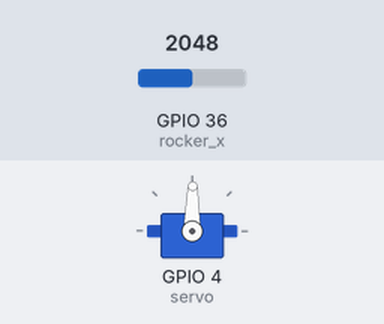
Simulated run of this program. Board: ESP32 board running MicroPython. Shown: servo. The test bench sets the inputs (shaded band); at power-on: GPIO 36 (rocker_x) = 2048 (analog values on the 0–4095 scale). Servo angles are drawn from the pulse width (0.5 ms = 0°, 2.5 ms = 180°).

Above: at 1.2 s.
1.3 s: GPIO 36 (rocker_x) set to 2866
At 2.4 s:
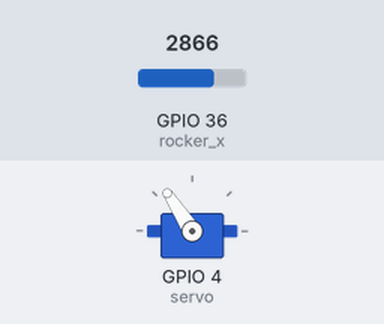
2.8 s: GPIO 36 (rocker_x) set to 3603
At 3.7 s:
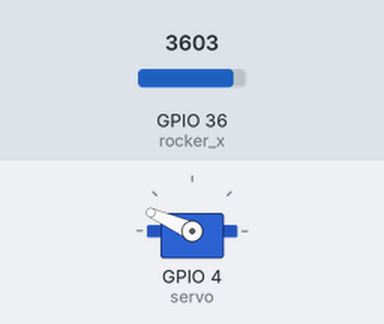
4.3 s: GPIO 36 (rocker_x) set to 4095
At 5.1 s:
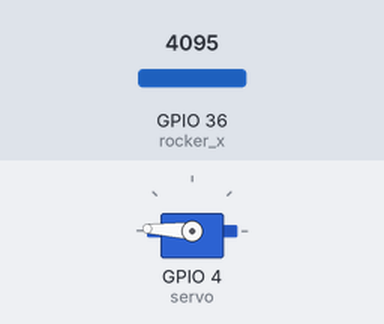
5.8 s: GPIO 36 (rocker_x) set to 1228
At 6.9 s:
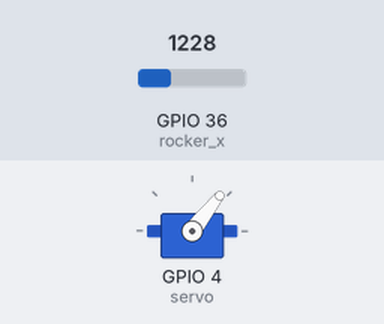
7.3 s: GPIO 36 (rocker_x) set to 491
At 8.2 s:
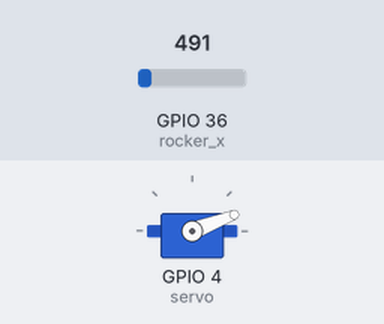
Timing chart, 0 to 9.8 s (numbered marks = the images above; inputs shaded):
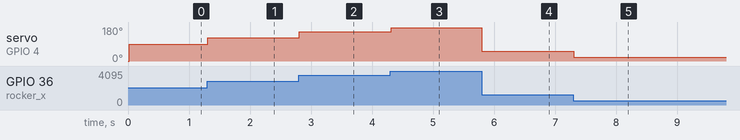

The program:

mission_joystick_servo.py
```python
from machine import Pin, PWM, ADC
import time

rocker_x = ADC(Pin(36))
rocker_y = ADC(Pin(39))
rocker_x.atten(ADC.ATTN_11DB)
rocker_y.atten(ADC.ATTN_11DB)
button_z = Pin(26, Pin.IN, Pin.PULL_UP)
servo = PWM(Pin(4))
servo.freq(50)
servo.duty_u16(1638)

while True:
    angle = ((rocker_x.read() - 0) * (180 - 0) // (4095 - 0) + 0)  # 0~4095 → 0~180
    servo.duty_u16(1638 + angle * 6462 // 180)
    time.sleep_ms(20)
```

Measured:
- after the input at 1.3 s, servo on GPIO 4 (servo): 89° → 123° at once
- after the input at 2.8 s, servo on GPIO 4 (servo): 123° → 156° at once
- after the input at 4.3 s, servo on GPIO 4 (servo): 156° → 177° at once
- after the input at 5.8 s, servo on GPIO 4 (servo): 177° → 52° at once
- after the input at 7.3 s, servo on GPIO 4 (servo): 52° → 21° at once
